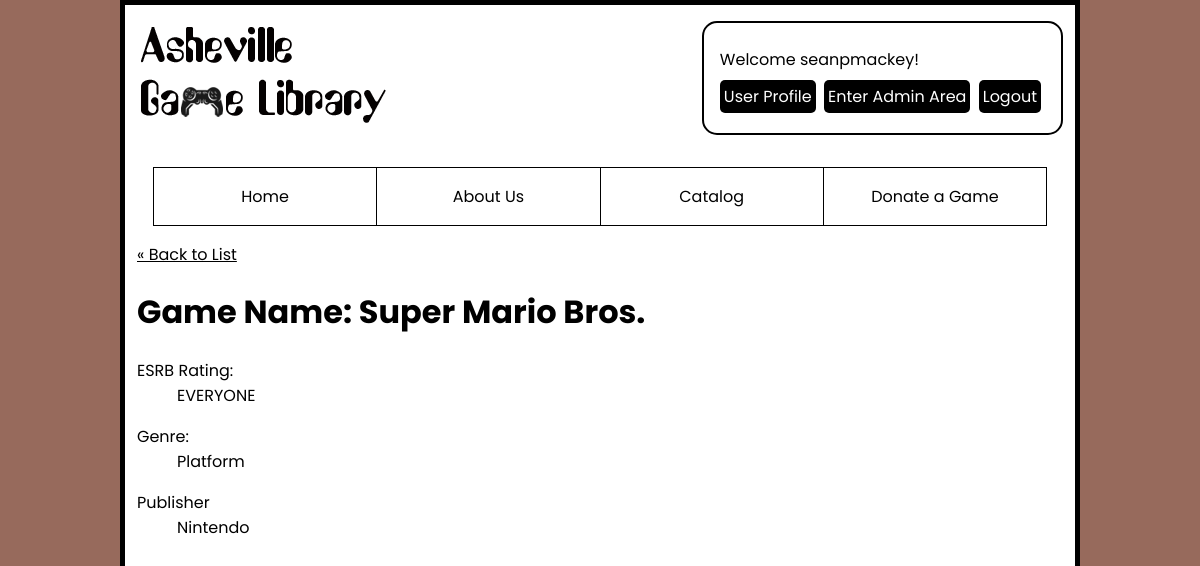
The page /admin/games/show.php?id=1 (signed in) on the database its author committed.
### tables this page shows
CREATE TABLE `users_usr` (
  `id` int(11) NOT NULL,
  `fname_usr` varchar(255) NOT NULL,
  `lname_usr` varchar(255) NOT NULL,
  `username_usr` varchar(255) NOT NULL,
  `email_usr` varchar(255) NOT NULL,
  `hashed_password_usr` varchar(255) NOT NULL,
  `street_address_usr` varchar(255) NOT NULL,
  `city_usr` varchar(255) NOT NULL,
  `zip_usr` varchar(255) NOT NULL,
  `id_sta_usr` int(11) NOT NULL,
  `user_level_usr` enum('user','admin') NOT NULL
);

CREATE TABLE `games_gme` (
  `id` int(11) NOT NULL,
  `name_gme` varchar(255) NOT NULL,
  `id_age_gme` int(11) DEFAULT NULL,
  `id_gnr_gme` int(11) DEFAULT NULL,
  `id_cmppub_gme` int(11) DEFAULT NULL
);

CREATE TABLE `esrb_ratings_age` (
  `id` int(11) NOT NULL,
  `esrb_rating_age` varchar(255) NOT NULL,
  `min_age` int(11) DEFAULT NULL
);

CREATE TABLE `genres_gnr` (
  `id` int(11) NOT NULL,
  `genre_gnr` varchar(255) NOT NULL
);

CREATE TABLE `companies_cmp` (
  `id` int NOT NULL AUTO_INCREMENT,
  `name_cmp` varchar(255) NOT NULL,
  PRIMARY KEY (`id`)
);

### private/functions.php (called while the page is built, shortened)
<?php
function url_for($script_path) {
  if($script_path[0] != '/') {
    $script_path = "/" . $script_path;
  }
  return WWW_ROOT . $script_path;
}
function h($string="") {
  return htmlspecialchars($string);
}
?>

### private/initialize.php (called while the page is built, shortened)
<?php
  require_once('functions.php');
  $session = new Session;
?>

### private/classes/Session.class.php (called while the page is built, shortened)
<?php
class Session {
    private $user_id;
    private $last_login;
    public function is_logged_in() {
        return isset($this->user_id) && $this->last_login_is_recent();
    }
    private function check_stored_login() {
        if(isset($_SESSION['user_id'])) {
            $this->user_id = $_SESSION['user_id'];
            $this->username = $_SESSION['username'];
            $this->last_login = $_SESSION['last_login'];
        }
    }
    private function last_login_is_recent() {
      if(!isset($this->last_login)){
        return false;
      } elseif($this->last_login + self::MAX_LOGIN_AGE < time() || !User::find_by_id($this->user_id)) {
        $this->logout();
        return false;
      } else {
        return true;
      }
    }
}

### private/classes/DatabaseObject.class.php (called while the page is built, shortened)
<?php
class DatabaseObject {
  static protected $database;
  static protected $table_name = "";
  static public function set_database($database) {
    self::$database = $database;
  }
  static public function find_by_sql($sql) {
    $result = self::$database->query($sql);
    $object_array = [];
    while($record = $result->fetch_assoc()) {
      $object_array[] = static::instantiate($record);
    }
    return $object_array;
  }
  static public function find_by_id($id) {
    $sql = "SELECT * FROM " . static::$table_name . " ";
    $sql .= "WHERE id='" . self::$database->escape_string($id) . "'";
    $obj_array = static::find_by_sql($sql);
    if(!empty($obj_array)) {
      return array_shift($obj_array);
    } else {
      return false;
    }
  }
  static protected function instantiate($record) {
    $object = new static;
    foreach($record as $property => $value) {
      if(property_exists($object, $property)) {
        $object->$property = $value;
      }
    }
    return $object;
  }
}
?>

### private/status_error_functions.php (called while the page is built, shortened)
<?php
function require_login() {
  global $session;
  if(!$session->is_logged_in()){
    redirect_to(url_for('login.php'));
  }
}
function require_admin() {
  require_login();
}
?>

### private/classes/Game.class.php (called while the page is built, shortened)
<?php
class Game extends DatabaseObject {
  public $id_age_gme;
  public $id_gnr_gme;
  public $id_cmppub_gme;
  public function __construct($args=[]) {
    $this->id_age_gme = $args['id_age_gme'] ?? '';
    $this->id_gnr_gme = $args['id_gnr_gme'] ?? '';
    $this->id_cmppub_gme = $args['id_cmppub_gme'] ?? '';
  }
  public function getRating() {
    $sql = "SELECT esrb_rating_age FROM esrb_ratings_age WHERE id='" . $this->id_age_gme. "'";
    $result = self::$database->query($sql);
    $result = $result->fetch_assoc();
    return $result['esrb_rating_age'];
  }
  public function getGenre() {
    $sql = "SELECT genre_gnr FROM genres_gnr WHERE id='" . $this->id_gnr_gme. "'";
    $result = self::$database->query($sql);
    $result = $result->fetch_assoc();
    return $result['genre_gnr'];
  }
  public function getPublisher() {
    $sql = "SELECT name_cmp FROM companies_cmp WHERE id='" . $this->id_cmppub_gme. "'";
    $result = self::$database->query($sql);
    $result = $result->fetch_assoc();
    return $result['name_cmp'];
  }
}
?>

### admin/games/show.php (the view, shortened to what this page needs)
<?php require_once('../../private/initialize.php');   ?>
<?php
$id = $_GET['id'];
$game = Game::find_by_id($id);
?>
<?php include(SHARED_PATH . '/admin_header.php'); ?>
<main role="main" id="main-content" tabindex="-1">
  <a class="back-link" href="<?php echo 'index.php'; ?>">&laquo; Back to List</a>
  <h1>Game Name: <?php echo h($game->name_gme); ?></h1>
  <dl>
    <dt>ESRB Rating:</dt>
    <dd><?php echo h($game->getRating()); ?></dd>
  </dl>
  <dl>
    <dt>Genre:</dt>
    <dd><?php echo h($game->getGenre()); ?></dd>
  </dl>
  <dl>
    <dt>Publisher</dt>
    <dd><?php echo h($game->getPublisher()); ?></dd>
  </dl>
</main>
<?php include(SHARED_PATH . '/user_footer.php'); ?>

### private/shared/admin_header.php (shortened to what this page needs)
<!DOCTYPE html>
<html lang="en">
  <head>
    <link rel="stylesheet" href="<?php echo url_for('/stylesheets/css.css'); ?>">
  </head>
  <body>
    <div id="content-wrapper">
    <header role="banner">
      <a href="<?php echo url_for('index.php'); ?>"><img src="<?= url_for('images/logo.png')?>" alt="AshevilleGame Library Logo" width="249" height="96"></a>
      <?php
        require_admin();
        echo "<div id='user_links'>";
        echo "<span>Welcome ". h($session->username) . "!</span><br>";
        echo "<a href='". url_for("/profile") ."'>User Profile</a> ";
        echo "<a href='". url_for("/admin") ."'>Enter Admin Area</a> ";
        echo "<a href='". url_for("logout.php") ."'>Logout</a><br>";
        echo "</div>";
      ?>
    </header>
    <nav role="navigation">
      <?php include(SHARED_PATH . "/navbar.php"); ?>
    </nav>

### stylesheets/css.css (style rules this page uses)
:root { --main-bg-color: rgb(151, 106, 92); --main-bg-color-hover: #c8c8c8; --main-text-color: #000; --main-link-color: #000; --alternate-bg-color: #d1d1d1; }
* { box-sizing: border-box; }
html { font: 16px 'Poppins', sans-serif; }
body { background-color: var(--main-bg-color); margin: 0; }
#content-wrapper { background-color: #fff; border: 5px solid #000; color: #000; margin: 0 auto 0; min-height: 100vh; overflow: hidden; padding: 0 .75rem 1rem; width: 80%; }
img { height: auto; max-width: 100%; }
a { color: var(--main-link-color); }
header { align-items: center; display: flex; justify-content: space-between; }
#user_links { border: 2px solid #000; border-radius: 15px; margin: 1rem 0; padding: 1rem; text-align: left; }
#user_links span { display: inline-block; margin: .5rem 0; }
#user_links a { background-color: #000; color: #fff; border-radius: 5px; display: inline-block; margin-bottom: .25rem; margin-right: .25rem; padding: .25rem; text-decoration: none; }
nav { text-align: center; }
@media screen and (max-width: 1200px) { #content-wrapper { font-size: calc(10px + (16 - 10) * (100vw - 320px) / (1200 - 320)); } }

### rows shown on the page
users_usr: username_usr "seanpmackey"
games_gme: name_gme "Super Mario Bros."
esrb_ratings_age: esrb_rating_age "EVERYONE"
genres_gnr: genre_gnr "Platform"
companies_cmp: name_cmp "Nintendo"
